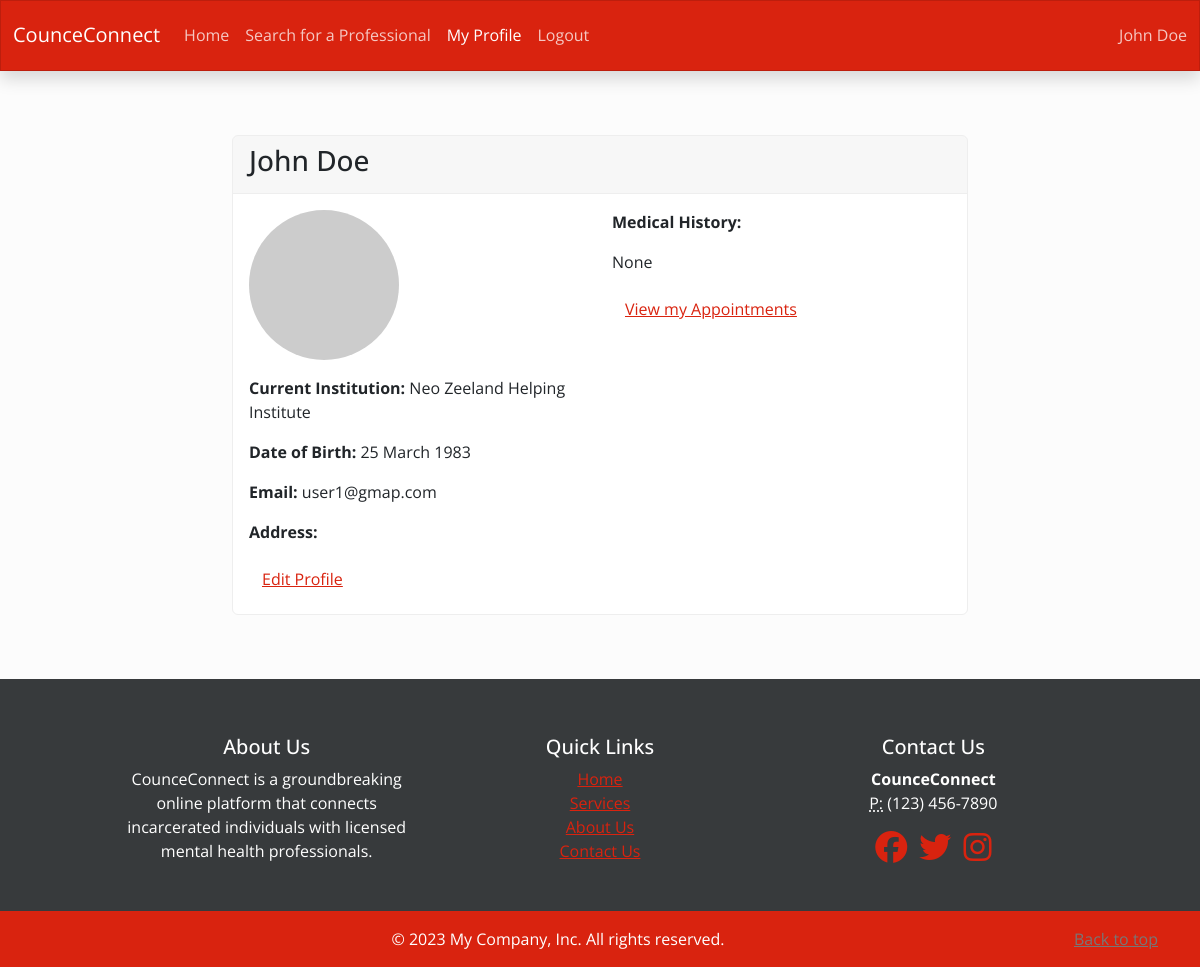
The app's page /patient/profile (signed in) with its own data.
### app/models.py (models this page shows, shortened)
class User(UserMixin, db.Model):
    __tablename__ = 'user'
    id = db.Column(db.Integer, primary_key=True)
    username = db.Column(db.String(64), index=True, nullable=False,unique=True)
    email = db.Column(db.String(100), index=True, nullable=False,unique=True)
    password_hash = db.Column(db.String(128))
    user_type = db.Column(db.String(128), nullable=False)
    first_name = db.Column(db.String(64))
    last_name = db.Column(db.String(64))
    created = db.Column(db.DateTime, default=datetime.utcnow)
    modified = db.Column(db.DateTime, default=datetime.utcnow)
    __mapper_args__ = {
        'polymorphic_on': user_type,
        'polymorphic_identity': 'user'
    }

class Institute(db.Model):
    id = db.Column(db.Integer, primary_key=True)
    handle = db.Column(db.String(64), index=True, nullable=False,unique=True)
    title = db.Column(db.String(64), index=True, nullable=False)
    created = db.Column(db.DateTime, default=datetime.utcnow)
    modified = db.Column(db.DateTime, default=datetime.utcnow)
    inmates = db.relationship('Inmate', backref='parent_institute', lazy='dynamic')

class Inmate(User):
    __tablename__ = 'inmate'
    id = db.Column(db.Integer, db.ForeignKey('user.id'), primary_key=True)
    institute = db.Column(db.Integer, db.ForeignKey('institute.id'))
    date_of_birth=db.Column(db.DateTime)
    medical_history=db.Column(db.String(500))
    appointments = db.relationship('Appointment', backref='consulting_patient', lazy='dynamic')
    __mapper_args__ = {
        'polymorphic_identity': 'inmate'
    }

### app/patient/patient.py (the view)
@patient_bp.route('/profile')
@login_required_patient
def profile():
    patient=current_user
    return render_template('profile.html',patient=patient)

### app/models.py (called while the page is built)
@login.user_loader
def load_user(id):
    return User.query.get(int(id))

### app/routes.py (called while the page is built)
def login_required_patient(f):
    @wraps(f)
    def decorated_function(*args, **kwargs):
        if not current_user.is_authenticated  or current_user.user_type=='professional':
            flash('You must be logged in to access this page')
            return redirect(url_for('auth.login', next=request.url))
        return f(*args, **kwargs)
    return decorated_function

### app/patient/templates/profile.html
{% extends "base.html" %}
{% block content %}
    <div class="container my-5 py-3">
        <div class="row justify-content-center">
            <div class="col-md-8">
                <div class="card">
                    <div class="card-header">
                        <h3 class="card-title">{{ patient.first_name}} {{patient.last_name }}</h3>
                    </div>
                    <div class="card-body">
                        <div class="row">
                            <div class="col-md-6">
                                <img src="https://i.pravatar.cc/150?img={{patient.id+5}}" class="img-fluid rounded-circle mb-3" alt="{{ patient.name }} Avatar">
                                <p class="card-text"><strong>Current Institution:</strong> {{ patient.parent_institute.title }}</p>
                                <p class="card-text"><strong>Date of Birth:</strong> {{ patient.date_of_birth.strftime('%d %B %Y') }}</p>
                                <p class="card-text"><strong>Email:</strong> {{ patient.email }}</p>
                                <p class="card-text"><strong>Address:</strong> {{ patient.address }}</p>
                                <a href="{{url_for('patient.edit_profile')}}" class="btn btn-link">Edit Profile</a>
                            </div>
                            <div class="col-md-6">
                                <p class="card-text"><strong>Medical History:</strong></p>
                                <p class="card-text">{{ patient.medical_history }}</p>
                                <a href="{{url_for('patient.patient_appointments',user_id=patient.id)}}" class="btn btn-link">View my Appointments</a>
                            </div>
                        </div>
                    </div>
                </div>
            </div>
        </div>
    </div>
</body>
{% endblock %}

### app/templates/base.html (shortened to what this page needs)
<!doctype html>
<html lang="en">
<head>
    <link rel="stylesheet" href="{{ url_for('static', filename='css/bootstrap.min.css') }}">
    <link href="https://demos.creative-tim.com/soft-ui-design-system/assets/css/nucleo-icons.css" rel="stylesheet" />
    <link href="https://demos.creative-tim.com/soft-ui-design-system/assets/css/nucleo-svg.css" rel="stylesheet" />
</head>
<body>
<nav class="navbar navbar-expand-lg sticky-top navbar-dark bg-primary shadow ">
    <div class="container-fluid">
        <a class="navbar-brand" href="#">CounceConnect</a>
        <div class="collapse navbar-collapse" id="navbarSupportedContent">
            <ul class="navbar-nav me-auto mb-2 mb-lg-0">
                <li class="nav-item">
                    <a {% if request.path== url_for('index')%}
                    class="nav-link active"
                    {% else %} class="nav-link"
                    {% endif %}
                    aria-current="page" href="{{ url_for('index') }}">Home</a>
                </li>
                <li class="nav-item">
                    <a {% if request.path== url_for('search.search_professionals')%}
                    class="nav-link active"
                    {% else %} class="nav-link"
                    {% endif %}
                    aria-current="page" href="{{ url_for('search.search_professionals') }}">Search for a
                    Professional</a>
                </li>
                {% if not current_user.is_authenticated %}
                <li class="nav-item ">
                    <a {% if request.path== url_for('signup.signup')%}
                    class="nav-link active"
                    {% else %} class="nav-link"
                    {% endif %}
                    aria-current="page" href="{{ url_for('signup.signup') }}">Join Us</a>
                </li>
                {% else %}
                <li class="nav-item">
                    <a
                            {% if request.path== url_for('patient.profile') or request.path ==
                    url_for('professional.profile') %}
                    class="nav-link active"
                    {% else %} class="nav-link"
                    {% endif %}
                    aria-current="page"
                    {% if current_user.user_type== 'inmate' %}
                    href="{{url_for('patient.profile')}}"
                    {% else %}
                    href="{{url_for('professional.profile')}}"
                    {% endif %}
                    >My Profile</a>
                </li>
                <li class="nav-item">
                    <a class="nav-link" href="{{url_for('auth.logout')}}">Logout</a>
                </li>
                {% endif %}
            </ul>
            {% if current_user.is_authenticated %}
            <span class="navbar-text">
                            {{current_user.first_name}} {{current_user.last_name}}
            </span>
            {% endif %}
        </div>
    </div>
</nav>
{% block content %}{% endblock %}
<footer class="bg-dark text-light pt-4 text-center">
    <div class="container my-3 py-3 text-center" style="max-width:1000px">
        <div class="row">
            <div class="col-md-4">
                <h5>About Us</h5>
                <p>CounceConnect is a groundbreaking online platform that connects incarcerated individuals with licensed mental health professionals.  </p>
            </div>
            <div class="col-md-4">
                <h5>Quick Links</h5>
                <ul class="list-unstyled mx-auto">
                    <li><a href="#">Home</a></li>
                    <li><a href="#">Services</a></li>
                    <li><a href="#">About Us</a></li>
                    <li><a href="#">Contact Us</a></li>
                </ul>
            </div>
            <div class="col-md-4">
                <h5>Contact Us</h5>
                <address>
                    <strong>CounceConnect</strong><br>
                    <abbr title="Phone">P:</abbr> (123) 456-7890
                </address>
                <div class="social-icons">
                    <a href="#"><i class="fab fa-facebook fa-2x"></i></a>
                    <a href="#"><i class="fab fa-twitter fa-2x px-2"></i></a>
                    <a href="#"><i class="fab fa-instagram fa-2x"></i></a>
                </div>
            </div>
        </div>
    </div>
    <div class="bg-primary py-3">
        <div class="container text-center">
            <p class="mb-0">&copy; 2023 My Company, Inc. All rights reserved. <a class="float-end text-secondary" href="#">Back to top</a> </p>
        </div>
    </div>
</footer>
</body>
</html>

### records on screen
User: first_name "John", last_name "Doe", email "user1@gmap.com"
Institute: parent_institute "Neo Zeeland Helping Institute"
Inmate: date_of_birth "25 March 1983", medical_history "None"
